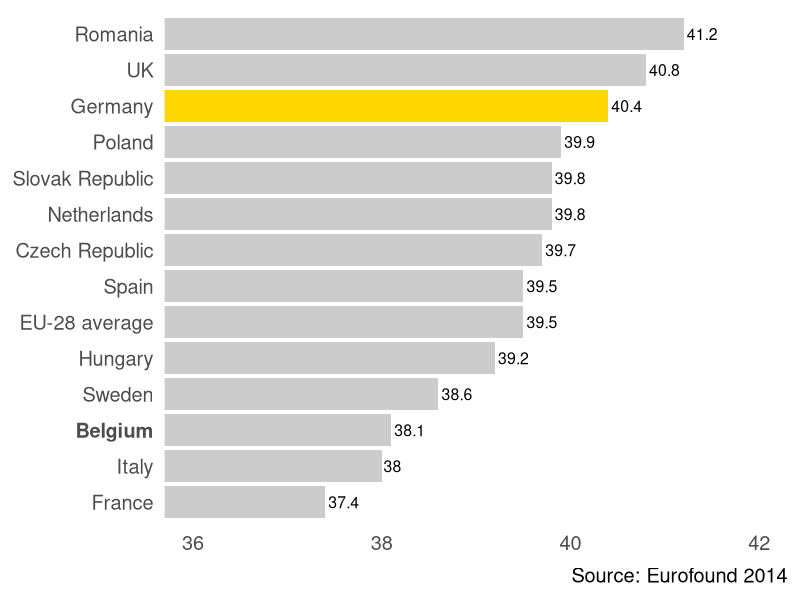
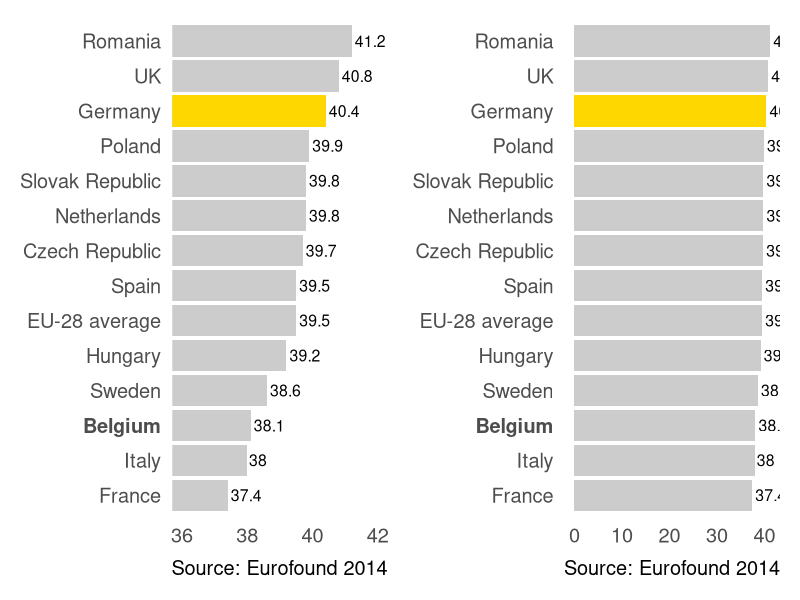
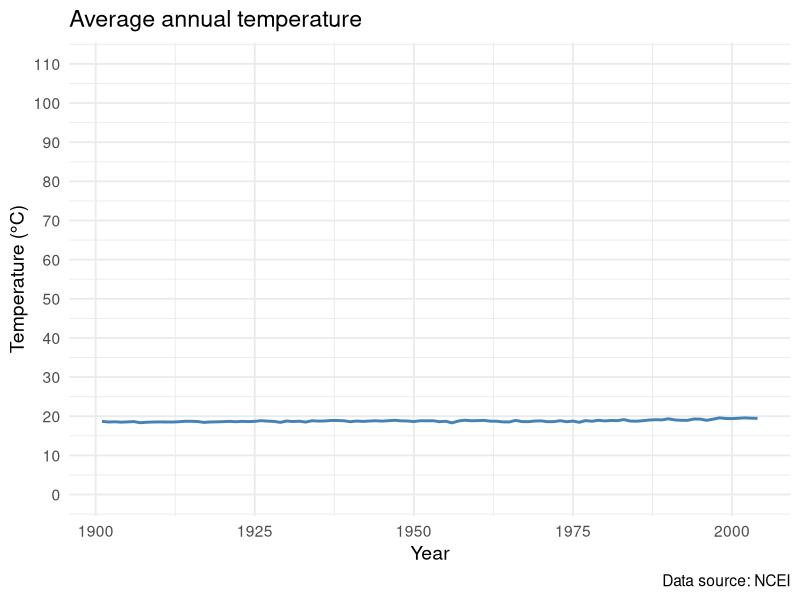
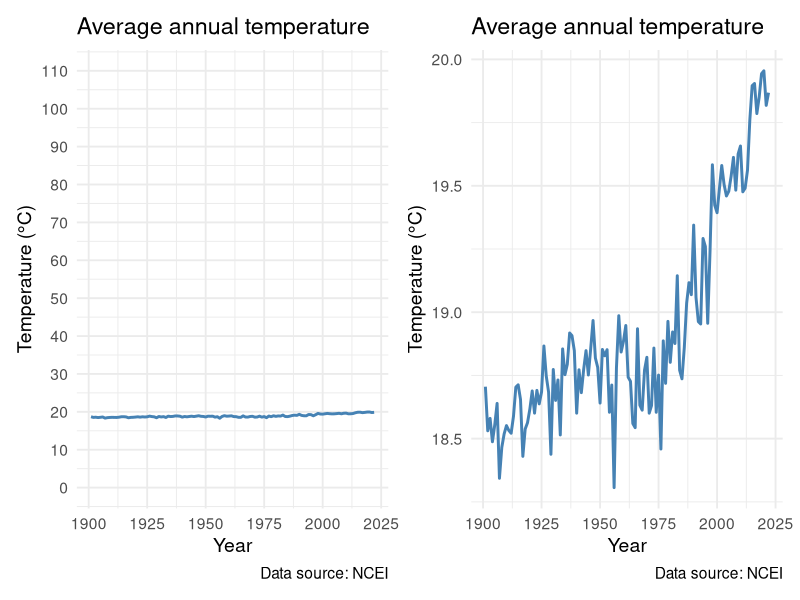
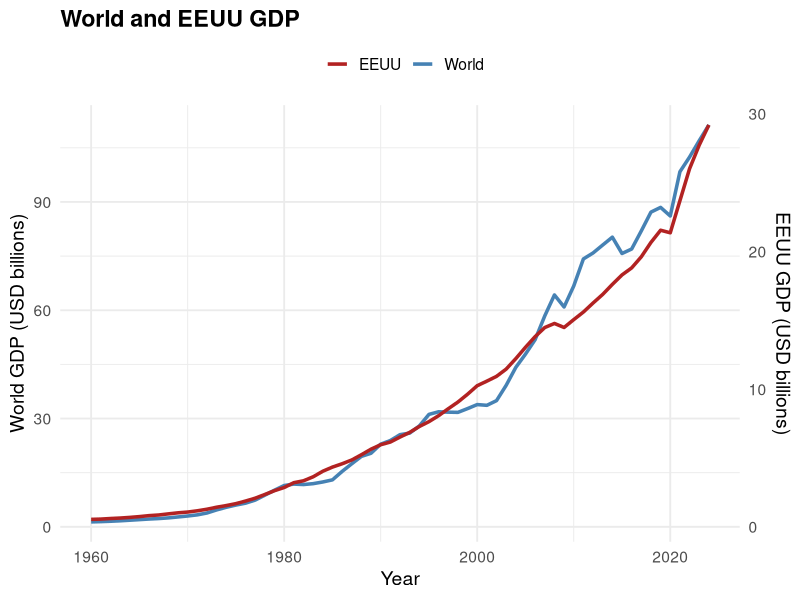
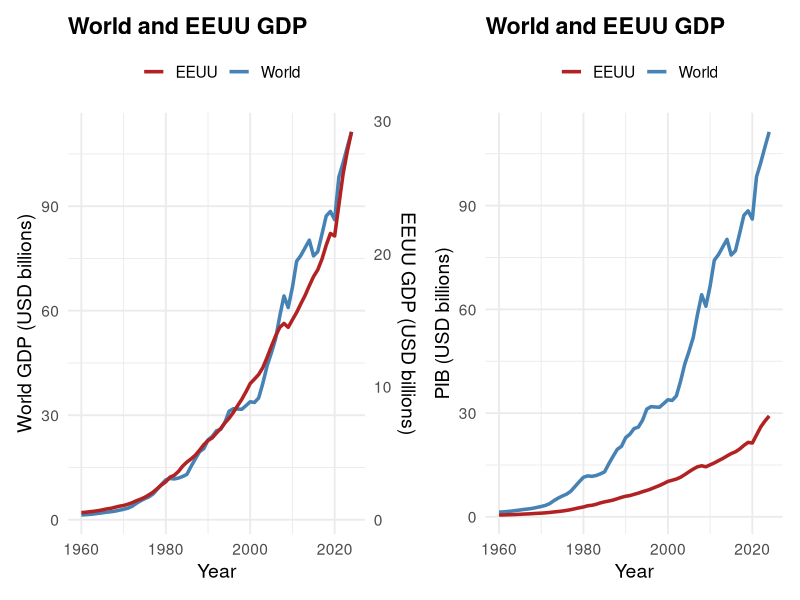

Reproduce these figures in R, in order.
## ---- chunk 1
options(htmltools.dir.version = FALSE)
# Animations: https://github.com/daneden/animate.css#animations
knitr::opts_chunk$set(echo = FALSE, eval = TRUE, fig.width = 4.5, fig.height = 3.5, fig.show = 'hold', message = FALSE, warning = F, dpi = 300,  fig.retina = 3)
# Package for slides
# remotes::install_github('yihui/xaringan')

# viewer: xaringan::inf_mr()

# Export to pdf
# install.packages("pagedown")
# pagedown::chrome_print("CoursePresentation-17.02.25.html")
## ---- chunk 2
# Cargar librerías
library(ggplot2)
library(dplyr)

# Datos (promedio de horas semanales, 2013, fuente Eurofound)
df <- data.frame(
    country = c("Romania", "UK", "Germany", "Poland", "Netherlands",
                "Slovak Republic", "Czech Republic", "EU-28 average", "Spain",
                "Hungary", "Sweden", "Belgium", "Italy", "France"),
    hours = c(41.2, 40.8, 40.4, 39.9, 39.8,
              39.8, 39.7, 39.5, 39.5,
              39.2, 38.6, 38.1, 38.0, 37.4)
)

# Ordenar por horas
df$country <- factor(df$country, levels = df$country[order(df$hours, decreasing = F)])

# --- Figura 1 (estilo original con etiquetas numéricas) ---
p1 <- ggplot(df, aes(x = hours, y = country)) +
  geom_col(fill = "grey80") +
  geom_col(data = filter(df, country == "Germany"), 
           aes(x = hours, y = country), fill = "gold") +
  geom_text(aes(label = hours), hjust = -0.1, size = 4) +
  coord_cartesian(xlim = c(36, 42)) + 
  labs(caption = "Source: Eurofound 2014", x = NULL, y = NULL) +
  theme_minimal(base_size = 18) +
  theme(panel.grid.major = element_blank(),
        panel.grid.minor = element_blank(),
        axis.text.y = element_text(face = ifelse(df$country == "Germany", "bold", "plain")))

p1
 
## ---- chunk 3
# Cargar librerías
library(ggplot2)
library(dplyr)

# Datos (promedio de horas semanales, 2013, fuente Eurofound)
df <- data.frame(
    country = c("Romania", "UK", "Germany", "Poland", "Netherlands",
                "Slovak Republic", "Czech Republic", "EU-28 average", "Spain",
                "Hungary", "Sweden", "Belgium", "Italy", "France"),
    hours = c(41.2, 40.8, 40.4, 39.9, 39.8,
              39.8, 39.7, 39.5, 39.5,
              39.2, 38.6, 38.1, 38.0, 37.4)
)

# Ordenar por horas
df$country <- factor(df$country, levels = df$country[order(df$hours, decreasing = F)])

# --- Figura 1 (estilo original con etiquetas numéricas) ---
p1 <- ggplot(df, aes(x = hours, y = country)) +
  geom_col(fill = "grey80") +
  geom_col(data = filter(df, country == "Germany"), 
           aes(x = hours, y = country), fill = "gold") +
  geom_text(aes(label = hours), hjust = -0.1, size = 4) +
  coord_cartesian(xlim = c(36, 42)) + 
  labs(caption = "Source: Eurofound 2014", x = NULL, y = NULL) +
  theme_minimal(base_size = 18) +
  theme(panel.grid.major = element_blank(),
        panel.grid.minor = element_blank(),
        axis.text.y = element_text(face = ifelse(df$country == "Germany", "bold", "plain")))

# Cargar librerías
library(patchwork)


# Datos (promedio de horas semanales, 2013, fuente Eurofound)
df <- data.frame(
    country = c("Romania", "UK", "Germany", "Poland", "Netherlands",
                "Slovak Republic", "Czech Republic", "EU-28 average", "Spain",
                "Hungary", "Sweden", "Belgium", "Italy", "France"),
    hours = c(41.2, 40.8, 40.4, 39.9, 39.8,
              39.8, 39.7, 39.5, 39.5,
              39.2, 38.6, 38.1, 38.0, 37.4)
)

# Ordenar por horas
df$country <- factor(df$country, levels = df$country[order(df$hours, decreasing = F)])

# --- Figura 1 (estilo original con etiquetas numéricas) ---
p2 <- ggplot(df, aes(x = hours, y = country)) +
  geom_col(fill = "grey80") +
  geom_col(data = filter(df, country == "Germany"), 
           aes(x = hours, y = country), fill = "gold") +
  geom_text(aes(label = hours), hjust = -0.1, size = 4) +
  labs(caption = "Source: Eurofound 2014", x = NULL, y = NULL) +
  theme_minimal(base_size = 18) +
  theme(panel.grid.major = element_blank(),
        panel.grid.minor = element_blank(),
        axis.text.y = element_text(face = ifelse(df$country == "Germany", "bold", "plain")))

p1 + p2
 
## ---- chunk 4
temp_df <- data.table::fread("img/combined_temperature.csv")

library(dplyr)
library(ggplot2)

# Average across all countries per year
yearly_avg <- temp_df %>%
  group_by(Year) %>%
  summarise(
    mean_temp = mean(`Annual Mean`, na.rm = TRUE),
    mean_smooth = mean(`5-yr smooth`, na.rm = TRUE)
  )

# Plot
p1<-ggplot(yearly_avg[yearly_avg$Year<2005,], aes(x = Year)) +
  geom_line(aes(y = mean_temp), color = "steelblue", size = 1) +
  labs(
    title = "Average annual temperature",
    y = "Temperature (°C)",
    x = "Year",
    caption = "Data source: NCEI"
  ) +
  theme_minimal(base_size = 14) + 
    coord_cartesian(ylim = c(0, 110)) +
  scale_y_continuous(breaks=seq(0,110,10)) +
  scale_x_continuous(breaks=seq(1900,2010,25))


# Plot
p2 <- ggplot(yearly_avg[yearly_avg$Year<2005,], aes(x = Year)) +
  geom_line(aes(y = mean_temp), color = "steelblue", size = 1) +
  labs(
    title = "Average annual temperature",
    y = "Temperature (°C)",
    x = "Year",
    caption = "Data source: NCEI"
  ) +
  theme_minimal(base_size = 14) + 
  scale_x_continuous(breaks=seq(1900,2010,25))

p1
## ---- chunk 5
temp_df <- data.table::fread("img/combined_temperature.csv")

library(dplyr)
library(ggplot2)

# Average across all countries per year
yearly_avg <- temp_df %>%
  group_by(Year) %>%
  summarise(
    mean_temp = mean(`Annual Mean`, na.rm = TRUE),
    mean_smooth = mean(`5-yr smooth`, na.rm = TRUE)
  )

# Plot
p1<-ggplot(yearly_avg, aes(x = Year)) +
  geom_line(aes(y = mean_temp), color = "steelblue", size = 1) +
  labs(
    title = "Average annual temperature",
    y = "Temperature (°C)",
    x = "Year",
    caption = "Data source: NCEI"
  ) +
  theme_minimal(base_size = 14) + 
    coord_cartesian(ylim = c(0, 110)) +
  scale_y_continuous(breaks=seq(0,110,10)) +
  scale_x_continuous(breaks=seq(1900,2030,25))


# Plot
p2 <- ggplot(yearly_avg, aes(x = Year)) +
  geom_line(aes(y = mean_temp), color = "steelblue", size = 1) +
  labs(
    title = "Average annual temperature",
    y = "Temperature (°C)",
    x = "Year",
    caption = "Data source: NCEI"
  ) +
  theme_minimal(base_size = 14) + 
  scale_x_continuous(breaks=seq(1900,2030,25))

p1 + p2
## ---- chunk 6
library(scales)

world <- data.table::fread("img/Mundo_ Producto interior bruto (2024).csv")
eeuu <- data.table::fread("img/Estados Unidos_ Producto interior bruto (2024).csv")

world <- world[,c("Variable observation date", "Variable observation value")]
eeuu <- eeuu[,c("Variable observation date", "Variable observation value")]

# Unir por Year
gdp <- left_join(world, eeuu, by = "Variable observation date")

# Calcular factor de escala (para el eje secundario)
scaling_factor <- max(gdp$`Variable observation value.x`, na.rm = TRUE) / max(gdp$`Variable observation value.y`, na.rm = TRUE)

# Gráfico con doble eje (engañoso)
a <- ggplot(gdp, aes(x = `Variable observation date`)) +
  geom_line(aes(y = `Variable observation value.x`, color = "World"), size = 1.2) +
  geom_line(aes(y = `Variable observation value.y` * scaling_factor, color = "EEUU"), size = 1.2) +
  scale_y_continuous(
    name = "World GDP (USD billions)",
    labels = label_number(scale = 1e-12, big.mark = ".", decimal.mark = ","),
    sec.axis = sec_axis(~ . / scaling_factor, name = "EEUU GDP (USD billions)", labels = label_number(scale = 1e-12, big.mark = ".", decimal.mark = ","))
  ) +
  scale_color_manual(values = c("World" = "steelblue", "EEUU" = "firebrick")) +
  theme_minimal(base_size = 14) +
  labs(
    title = "World and EEUU GDP",
    x = "Year",
    color = ""
  ) +
  theme(
    plot.title = element_text(face = "bold"),
    legend.position = "top"
  )

a
## ---- chunk 7

world <- data.table::fread("img/Mundo_ Producto interior bruto (2024).csv")
eeuu <- data.table::fread("img/Estados Unidos_ Producto interior bruto (2024).csv")

world <- world[,c("Variable observation date", "Variable observation value")]
eeuu <- eeuu[,c("Variable observation date", "Variable observation value")]

# Unir por Year
gdp <- left_join(world, eeuu, by = "Variable observation date")

# Calcular factor de escala (para el eje secundario)
scaling_factor <- max(gdp$`Variable observation value.x`, na.rm = TRUE) / max(gdp$`Variable observation value.y`, na.rm = TRUE)

# Gráfico con doble eje (engañoso)
a <- ggplot(gdp, aes(x = `Variable observation date`)) +
  geom_line(aes(y = `Variable observation value.x`, color = "World"), size = 1.2) +
  geom_line(aes(y = `Variable observation value.y` * scaling_factor, color = "EEUU"), size = 1.2) +
  scale_y_continuous(
    name = "World GDP (USD billions)",
    labels = label_number(scale = 1e-12, big.mark = ".", decimal.mark = ","),
    sec.axis = sec_axis(~ . / scaling_factor, name = "EEUU GDP (USD billions)", labels = label_number(scale = 1e-12, big.mark = ".", decimal.mark = ","))
  ) +
  scale_color_manual(values = c("World" = "steelblue", "EEUU" = "firebrick")) +
  theme_minimal(base_size = 14) +
  labs(
    title = "World and EEUU GDP",
    x = "Year",
    color = ""
  ) +
  theme(
    plot.title = element_text(face = "bold"),
    legend.position = "top"
  )



b <- ggplot(gdp, aes(x = `Variable observation date`)) +
  geom_line(aes(y = `Variable observation value.x`, color = "World"), size = 1.2) +
  geom_line(aes(y = `Variable observation value.y`, color = "EEUU"), size = 1.2) +
  scale_color_manual(values = c("World" = "steelblue", "EEUU" = "firebrick")) +
   scale_y_continuous(
    name = "PIB (USD billions)",
    labels = label_number(scale = 1e-12, big.mark = ".", decimal.mark = ","))+
  theme_minimal(base_size = 14) +
  labs(
    title = "World and EEUU GDP",
    x = "Year",
    y = "GDP (USD billions)",
    color = ""
  ) +
  theme(
    plot.title = element_text(face = "bold"),
    legend.position = "top"
  )


a + b
